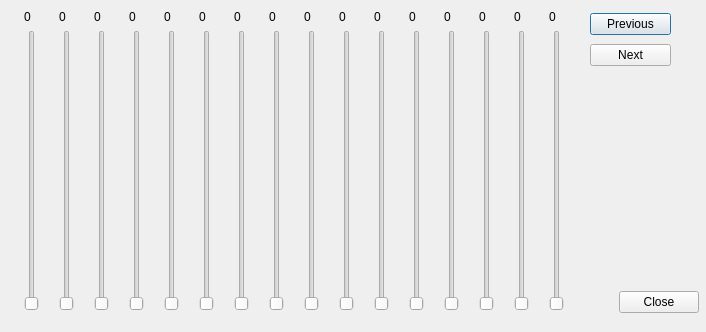
<?xml version="1.0" encoding="UTF-8"?>
<ui version="4.0">
 <class>DialogAnimator</class>
 <widget class="QDialog" name="DialogAnimator">
  <property name="geometry">
   <rect>
    <x>0</x>
    <y>0</y>
    <width>706</width>
    <height>332</height>
   </rect>
  </property>
  <property name="windowTitle">
   <string>Dialog</string>
  </property>
  <widget class="QWidget" name="gridLayoutWidget">
   <property name="geometry">
    <rect>
     <x>10</x>
     <y>10</y>
     <width>571</width>
     <height>301</height>
    </rect>
   </property>
   <layout class="QGridLayout" name="gridLayout">
    <item row="1" column="2">
     <widget class="QSlider" name="verticalSlider_3">
      <property name="maximum">
       <number>255</number>
      </property>
      <property name="orientation">
       <enum>Qt::Vertical</enum>
      </property>
     </widget>
    </item>
    <item row="1" column="1">
     <widget class="QSlider" name="verticalSlider_2">
      <property name="maximum">
       <number>255</number>
      </property>
      <property name="orientation">
       <enum>Qt::Vertical</enum>
      </property>
     </widget>
    </item>
    <item row="0" column="1">
     <widget class="QLabel" name="label_2">
      <property name="text">
       <string>0</string>
      </property>
     </widget>
    </item>
    <item row="1" column="13">
     <widget class="QSlider" name="verticalSlider_14">
      <property name="maximum">
       <number>255</number>
      </property>
      <property name="orientation">
       <enum>Qt::Vertical</enum>
      </property>
     </widget>
    </item>
    <item row="1" column="14">
     <widget class="QSlider" name="verticalSlider_15">
      <property name="maximum">
       <number>255</number>
      </property>
      <property name="orientation">
       <enum>Qt::Vertical</enum>
      </property>
     </widget>
    </item>
    <item row="1" column="0">
     <widget class="QSlider" name="verticalSlider_1">
      <property name="maximum">
       <number>255</number>
      </property>
      <property name="orientation">
       <enum>Qt::Vertical</enum>
      </property>
     </widget>
    </item>
    <item row="0" column="0">
     <widget class="QLabel" name="label_1">
      <property name="text">
       <string>0</string>
      </property>
     </widget>
    </item>
    <item row="1" column="4">
     <widget class="QSlider" name="verticalSlider_5">
      <property name="maximum">
       <number>255</number>
      </property>
      <property name="orientation">
       <enum>Qt::Vertical</enum>
      </property>
     </widget>
    </item>
    <item row="1" column="15">
     <widget class="QSlider" name="verticalSlider_16">
      <property name="maximum">
       <number>255</number>
      </property>
      <property name="orientation">
       <enum>Qt::Vertical</enum>
      </property>
     </widget>
    </item>
    <item row="1" column="8">
     <widget class="QSlider" name="verticalSlider_9">
      <property name="maximum">
       <number>255</number>
      </property>
      <property name="orientation">
       <enum>Qt::Vertical</enum>
      </property>
     </widget>
    </item>
    <item row="1" column="3">
     <widget class="QSlider" name="verticalSlider_4">
      <property name="maximum">
       <number>255</number>
      </property>
      <property name="orientation">
       <enum>Qt::Vertical</enum>
      </property>
     </widget>
    </item>
    <item row="1" column="9">
     <widget class="QSlider" name="verticalSlider_10">
      <property name="maximum">
       <number>255</number>
      </property>
      <property name="orientation">
       <enum>Qt::Vertical</enum>
      </property>
     </widget>
    </item>
    <item row="1" column="6">
     <widget class="QSlider" name="verticalSlider_7">
      <property name="maximum">
       <number>255</number>
      </property>
      <property name="orientation">
       <enum>Qt::Vertical</enum>
      </property>
     </widget>
    </item>
    <item row="1" column="5">
     <widget class="QSlider" name="verticalSlider_6">
      <property name="maximum">
       <number>255</number>
      </property>
      <property name="orientation">
       <enum>Qt::Vertical</enum>
      </property>
     </widget>
    </item>
    <item row="1" column="10">
     <widget class="QSlider" name="verticalSlider_11">
      <property name="maximum">
       <number>255</number>
      </property>
      <property name="orientation">
       <enum>Qt::Vertical</enum>
      </property>
     </widget>
    </item>
    <item row="1" column="7">
     <widget class="QSlider" name="verticalSlider_8">
      <property name="maximum">
       <number>255</number>
      </property>
      <property name="orientation">
       <enum>Qt::Vertical</enum>
      </property>
     </widget>
    </item>
    <item row="1" column="12">
     <widget class="QSlider" name="verticalSlider_13">
      <property name="maximum">
       <number>255</number>
      </property>
      <property name="orientation">
       <enum>Qt::Vertical</enum>
      </property>
     </widget>
    </item>
    <item row="1" column="11">
     <widget class="QSlider" name="verticalSlider_12">
      <property name="maximum">
       <number>255</number>
      </property>
      <property name="orientation">
       <enum>Qt::Vertical</enum>
      </property>
     </widget>
    </item>
    <item row="0" column="3">
     <widget class="QLabel" name="label_4">
      <property name="text">
       <string>0</string>
      </property>
     </widget>
    </item>
    <item row="0" column="4">
     <widget class="QLabel" name="label_5">
      <property name="text">
       <string>0</string>
      </property>
     </widget>
    </item>
    <item row="0" column="5">
     <widget class="QLabel" name="label_6">
      <property name="text">
       <string>0</string>
      </property>
     </widget>
    </item>
    <item row="0" column="2">
     <widget class="QLabel" name="label_3">
      <property name="text">
       <string>0</string>
      </property>
     </widget>
    </item>
    <item row="0" column="8">
     <widget class="QLabel" name="label_9">
      <property name="text">
       <string>0</string>
      </property>
     </widget>
    </item>
    <item row="0" column="6">
     <widget class="QLabel" name="label_7">
      <property name="text">
       <string>0</string>
      </property>
     </widget>
    </item>
    <item row="0" column="7">
     <widget class="QLabel" name="label_8">
      <property name="text">
       <string>0</string>
      </property>
     </widget>
    </item>
    <item row="0" column="9">
     <widget class="QLabel" name="label_10">
      <property name="text">
       <string>0</string>
      </property>
     </widget>
    </item>
    <item row="0" column="10">
     <widget class="QLabel" name="label_11">
      <property name="text">
       <string>0</string>
      </property>
     </widget>
    </item>
    <item row="0" column="11">
     <widget class="QLabel" name="label_12">
      <property name="text">
       <string>0</string>
      </property>
     </widget>
    </item>
    <item row="0" column="12">
     <widget class="QLabel" name="label_13">
      <property name="text">
       <string>0</string>
      </property>
     </widget>
    </item>
    <item row="0" column="13">
     <widget class="QLabel" name="label_14">
      <property name="text">
       <string>0</string>
      </property>
     </widget>
    </item>
    <item row="0" column="14">
     <widget class="QLabel" name="label_15">
      <property name="text">
       <string>0</string>
      </property>
     </widget>
    </item>
    <item row="0" column="15">
     <widget class="QLabel" name="label_16">
      <property name="text">
       <string>0</string>
      </property>
     </widget>
    </item>
   </layout>
  </widget>
  <widget class="QWidget" name="verticalLayoutWidget">
   <property name="geometry">
    <rect>
     <x>590</x>
     <y>10</y>
     <width>81</width>
     <height>61</height>
    </rect>
   </property>
   <layout class="QVBoxLayout" name="verticalLayout">
    <item>
     <widget class="QPushButton" name="previousButton">
      <property name="text">
       <string>Previous</string>
      </property>
     </widget>
    </item>
    <item>
     <widget class="QPushButton" name="nextButton">
      <property name="text">
       <string>Next</string>
      </property>
     </widget>
    </item>
   </layout>
  </widget>
  <widget class="QDialogButtonBox" name="buttonBox">
   <property name="geometry">
    <rect>
     <x>590</x>
     <y>290</y>
     <width>109</width>
     <height>25</height>
    </rect>
   </property>
   <property name="standardButtons">
    <set>QDialogButtonBox::Close</set>
   </property>
  </widget>
 </widget>
 <resources/>
 <connections/>
 <slots>
  <slot>sliderChanged()</slot>
 </slots>
</ui>
